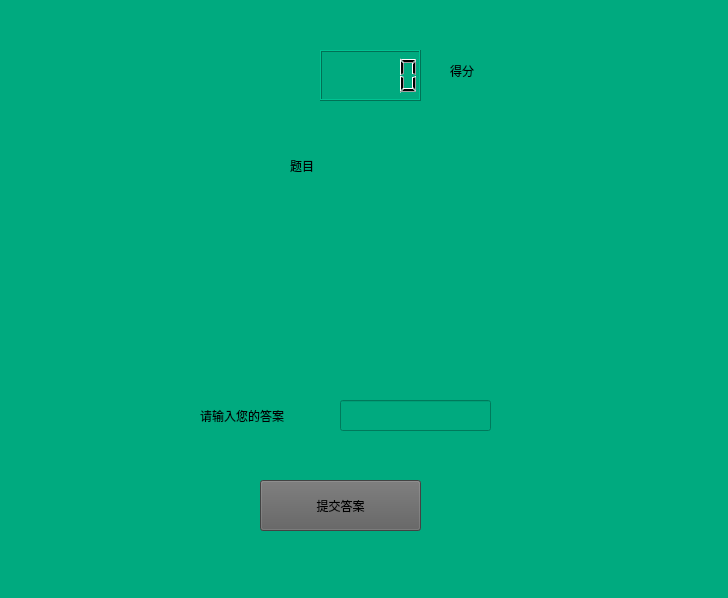
<?xml version="1.0" encoding="UTF-8"?>
<ui version="4.0">
 <class>Calc_card</class>
 <widget class="QWidget" name="Calc_card">
  <property name="geometry">
   <rect>
    <x>0</x>
    <y>0</y>
    <width>728</width>
    <height>598</height>
   </rect>
  </property>
  <property name="windowTitle">
   <string>calc_card</string>
  </property>
  <property name="styleSheet">
   <string notr="true">background-color: rgb(255, 255, 255);
background-color: rgb(0, 170, 127);</string>
  </property>
  <widget class="QLabel" name="label">
   <property name="geometry">
    <rect>
     <x>200</x>
     <y>400</y>
     <width>131</width>
     <height>31</height>
    </rect>
   </property>
   <property name="styleSheet">
    <string notr="true">color: rgb(0, 0, 0);</string>
   </property>
   <property name="text">
    <string>请输入您的答案</string>
   </property>
  </widget>
  <widget class="QLineEdit" name="answer_line">
   <property name="geometry">
    <rect>
     <x>340</x>
     <y>400</y>
     <width>151</width>
     <height>31</height>
    </rect>
   </property>
  </widget>
  <widget class="QPushButton" name="submit">
   <property name="geometry">
    <rect>
     <x>260</x>
     <y>480</y>
     <width>161</width>
     <height>51</height>
    </rect>
   </property>
   <property name="styleSheet">
    <string notr="true">color: rgb(136, 136, 136);
color: rgb(0, 0, 0);
background-color: rgb(94, 94, 94);</string>
   </property>
   <property name="text">
    <string>提交答案</string>
   </property>
  </widget>
  <widget class="QLabel" name="score_lable">
   <property name="geometry">
    <rect>
     <x>450</x>
     <y>50</y>
     <width>121</width>
     <height>41</height>
    </rect>
   </property>
   <property name="styleSheet">
    <string notr="true">color: rgb(0, 0, 0);</string>
   </property>
   <property name="text">
    <string>得分</string>
   </property>
  </widget>
  <widget class="QLabel" name="score">
   <property name="geometry">
    <rect>
     <x>607</x>
     <y>50</y>
     <width>81</width>
     <height>41</height>
    </rect>
   </property>
   <property name="text">
    <string/>
   </property>
  </widget>
  <widget class="QLCDNumber" name="clock">
   <property name="geometry">
    <rect>
     <x>320</x>
     <y>50</y>
     <width>101</width>
     <height>51</height>
    </rect>
   </property>
  </widget>
  <widget class="QLabel" name="question">
   <property name="geometry">
    <rect>
     <x>210</x>
     <y>220</y>
     <width>311</width>
     <height>61</height>
    </rect>
   </property>
   <property name="text">
    <string/>
   </property>
  </widget>
  <widget class="QLabel" name="label_2">
   <property name="geometry">
    <rect>
     <x>290</x>
     <y>150</y>
     <width>111</width>
     <height>31</height>
    </rect>
   </property>
   <property name="text">
    <string>题目</string>
   </property>
  </widget>
 </widget>
 <resources/>
 <connections/>
</ui>
